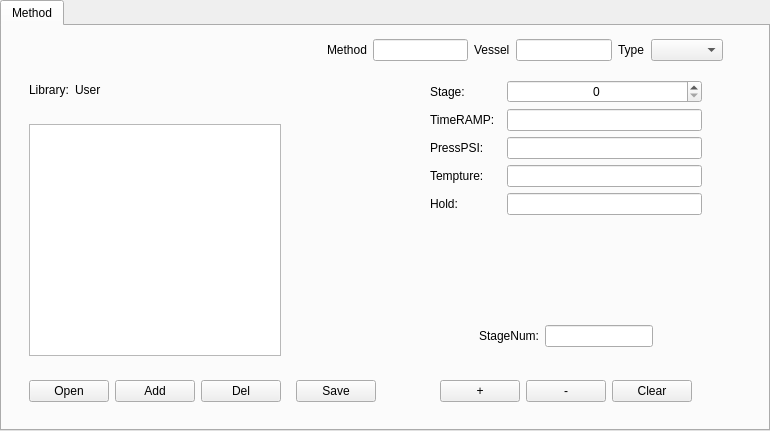
<?xml version="1.0" encoding="UTF-8"?>
<ui version="4.0">
 <class>QEditForm</class>
 <widget class="QWidget" name="QEditForm">
  <property name="geometry">
   <rect>
    <x>0</x>
    <y>0</y>
    <width>770</width>
    <height>431</height>
   </rect>
  </property>
  <property name="sizePolicy">
   <sizepolicy hsizetype="Preferred" vsizetype="Preferred">
    <horstretch>0</horstretch>
    <verstretch>0</verstretch>
   </sizepolicy>
  </property>
  <property name="maximumSize">
   <size>
    <width>16777215</width>
    <height>16777215</height>
   </size>
  </property>
  <property name="baseSize">
   <size>
    <width>0</width>
    <height>0</height>
   </size>
  </property>
  <property name="windowTitle">
   <string>Form</string>
  </property>
  <layout class="QVBoxLayout" name="verticalLayout_2">
   <property name="leftMargin">
    <number>0</number>
   </property>
   <property name="topMargin">
    <number>0</number>
   </property>
   <property name="rightMargin">
    <number>0</number>
   </property>
   <property name="bottomMargin">
    <number>0</number>
   </property>
   <item>
    <widget class="QTabWidget" name="tabWidget_edit">
     <property name="focusPolicy">
      <enum>Qt::TabFocus</enum>
     </property>
     <property name="currentIndex">
      <number>0</number>
     </property>
     <widget class="QWidget" name="tab_2">
      <attribute name="title">
       <string>Method</string>
      </attribute>
      <layout class="QGridLayout" name="gridLayout">
       <item row="0" column="0">
        <widget class="QWidget" name="widgetEdit" native="true">
         <layout class="QGridLayout" name="gridLayout_3">
          <property name="topMargin">
           <number>0</number>
          </property>
          <item row="0" column="1" colspan="2">
           <widget class="QWidget" name="widget_9" native="true">
            <layout class="QHBoxLayout" name="horizontalLayout_10">
             <property name="leftMargin">
              <number>4</number>
             </property>
             <property name="topMargin">
              <number>0</number>
             </property>
             <property name="rightMargin">
              <number>0</number>
             </property>
             <property name="bottomMargin">
              <number>0</number>
             </property>
             <item>
              <spacer name="horizontalSpacer_5">
               <property name="orientation">
                <enum>Qt::Horizontal</enum>
               </property>
               <property name="sizeType">
                <enum>QSizePolicy::Preferred</enum>
               </property>
               <property name="sizeHint" stdset="0">
                <size>
                 <width>40</width>
                 <height>20</height>
                </size>
               </property>
              </spacer>
             </item>
             <item>
              <widget class="QLabel" name="label_4">
               <property name="minimumSize">
                <size>
                 <width>0</width>
                 <height>0</height>
                </size>
               </property>
               <property name="text">
                <string>Method</string>
               </property>
              </widget>
             </item>
             <item>
              <widget class="QLineEdit" name="lineEdit_methodname"/>
             </item>
             <item>
              <widget class="QLabel" name="label_12">
               <property name="text">
                <string>Vessel</string>
               </property>
              </widget>
             </item>
             <item>
              <widget class="QLineEdit" name="le_vessel"/>
             </item>
             <item>
              <widget class="QLabel" name="lbTypeBuddy">
               <property name="text">
                <string>Type</string>
               </property>
              </widget>
             </item>
             <item>
              <widget class="QComboBox" name="comboBox_method_type"/>
             </item>
             <item>
              <spacer name="horizontalSpacer_7">
               <property name="orientation">
                <enum>Qt::Horizontal</enum>
               </property>
               <property name="sizeType">
                <enum>QSizePolicy::Expanding</enum>
               </property>
               <property name="sizeHint" stdset="0">
                <size>
                 <width>40</width>
                 <height>30</height>
                </size>
               </property>
              </spacer>
             </item>
            </layout>
           </widget>
          </item>
          <item row="1" column="0">
           <widget class="QWidget" name="widget_4" native="true">
            <layout class="QHBoxLayout" name="horizontalLayout_2">
             <item>
              <widget class="QLabel" name="label">
               <property name="text">
                <string>Library:</string>
               </property>
              </widget>
             </item>
             <item>
              <widget class="QLabel" name="label_method_libname">
               <property name="text">
                <string>User</string>
               </property>
              </widget>
             </item>
             <item>
              <spacer name="horizontalSpacer">
               <property name="orientation">
                <enum>Qt::Horizontal</enum>
               </property>
               <property name="sizeHint" stdset="0">
                <size>
                 <width>40</width>
                 <height>20</height>
                </size>
               </property>
              </spacer>
             </item>
            </layout>
           </widget>
          </item>
          <item row="1" column="2" rowspan="2">
           <widget class="QWidget" name="widget" native="true">
            <property name="minimumSize">
             <size>
              <width>0</width>
              <height>0</height>
             </size>
            </property>
            <property name="focusPolicy">
             <enum>Qt::StrongFocus</enum>
            </property>
            <layout class="QGridLayout" name="gridLayout_2">
             <item row="5" column="1">
              <spacer name="verticalSpacer">
               <property name="orientation">
                <enum>Qt::Vertical</enum>
               </property>
               <property name="sizeHint" stdset="0">
                <size>
                 <width>20</width>
                 <height>40</height>
                </size>
               </property>
              </spacer>
             </item>
             <item row="0" column="1">
              <widget class="QLabel" name="label_3">
               <property name="text">
                <string>Stage:</string>
               </property>
              </widget>
             </item>
             <item row="4" column="1">
              <widget class="QLabel" name="lb_holdBuddy">
               <property name="text">
                <string>Hold:</string>
               </property>
              </widget>
             </item>
             <item row="1" column="1">
              <widget class="QLabel" name="lb_timerampBuddy">
               <property name="text">
                <string>TimeRAMP:</string>
               </property>
              </widget>
             </item>
             <item row="2" column="1">
              <widget class="QLabel" name="lb_pressBuddy">
               <property name="text">
                <string>PressPSI:</string>
               </property>
              </widget>
             </item>
             <item row="3" column="1">
              <widget class="QLabel" name="lb_temptureBuddy">
               <property name="text">
                <string>Tempture:</string>
               </property>
              </widget>
             </item>
             <item row="0" column="3">
              <widget class="QSpinBox" name="spin_stage">
               <property name="alignment">
                <set>Qt::AlignCenter</set>
               </property>
              </widget>
             </item>
             <item row="1" column="3">
              <widget class="QLineEdit" name="le_timeramp">
               <property name="alignment">
                <set>Qt::AlignCenter</set>
               </property>
              </widget>
             </item>
             <item row="2" column="3">
              <widget class="QLineEdit" name="le_press">
               <property name="alignment">
                <set>Qt::AlignCenter</set>
               </property>
              </widget>
             </item>
             <item row="3" column="3">
              <widget class="QLineEdit" name="le_tempture">
               <property name="alignment">
                <set>Qt::AlignCenter</set>
               </property>
              </widget>
             </item>
             <item row="4" column="3">
              <widget class="QLineEdit" name="le_hold">
               <property name="alignment">
                <set>Qt::AlignCenter</set>
               </property>
              </widget>
             </item>
             <item row="7" column="1" colspan="3">
              <widget class="QWidget" name="widget_5" native="true">
               <layout class="QHBoxLayout" name="horizontalLayout_4">
                <item>
                 <spacer name="horizontalSpacer_4">
                  <property name="orientation">
                   <enum>Qt::Horizontal</enum>
                  </property>
                  <property name="sizeHint" stdset="0">
                   <size>
                    <width>40</width>
                    <height>20</height>
                   </size>
                  </property>
                 </spacer>
                </item>
                <item>
                 <widget class="QLabel" name="label_2">
                  <property name="text">
                   <string>StageNum:</string>
                  </property>
                 </widget>
                </item>
                <item>
                 <widget class="QLineEdit" name="le_stagenum">
                  <property name="alignment">
                   <set>Qt::AlignCenter</set>
                  </property>
                  <property name="readOnly">
                   <bool>true</bool>
                  </property>
                 </widget>
                </item>
                <item>
                 <spacer name="horizontalSpacer_9">
                  <property name="orientation">
                   <enum>Qt::Horizontal</enum>
                  </property>
                  <property name="sizeType">
                   <enum>QSizePolicy::Expanding</enum>
                  </property>
                  <property name="sizeHint" stdset="0">
                   <size>
                    <width>40</width>
                    <height>20</height>
                   </size>
                  </property>
                 </spacer>
                </item>
               </layout>
              </widget>
             </item>
             <item row="0" column="5">
              <spacer name="horizontalSpacer_6">
               <property name="orientation">
                <enum>Qt::Horizontal</enum>
               </property>
               <property name="sizeHint" stdset="0">
                <size>
                 <width>40</width>
                 <height>20</height>
                </size>
               </property>
              </spacer>
             </item>
             <item row="0" column="0">
              <spacer name="horizontalSpacer_10">
               <property name="orientation">
                <enum>Qt::Horizontal</enum>
               </property>
               <property name="sizeType">
                <enum>QSizePolicy::Expanding</enum>
               </property>
               <property name="sizeHint" stdset="0">
                <size>
                 <width>40</width>
                 <height>20</height>
                </size>
               </property>
              </spacer>
             </item>
            </layout>
           </widget>
          </item>
          <item row="2" column="0">
           <widget class="QWidget" name="widget_3" native="true">
            <layout class="QHBoxLayout" name="horizontalLayout">
             <item>
              <widget class="QMethodWidget" name="tableView_method"/>
             </item>
            </layout>
           </widget>
          </item>
          <item row="3" column="0">
           <widget class="QWidget" name="widget_2" native="true">
            <layout class="QHBoxLayout" name="horizontalLayout_3">
             <item>
              <widget class="QCPushButton" name="btn_open">
               <property name="text">
                <string>Open</string>
               </property>
              </widget>
             </item>
             <item>
              <widget class="QCPushButton" name="pushButton_method_add">
               <property name="sizePolicy">
                <sizepolicy hsizetype="Minimum" vsizetype="Fixed">
                 <horstretch>0</horstretch>
                 <verstretch>0</verstretch>
                </sizepolicy>
               </property>
               <property name="minimumSize">
                <size>
                 <width>0</width>
                 <height>0</height>
                </size>
               </property>
               <property name="text">
                <string>Add</string>
               </property>
              </widget>
             </item>
             <item>
              <widget class="QCPushButton" name="pushButton_method_del">
               <property name="minimumSize">
                <size>
                 <width>0</width>
                 <height>0</height>
                </size>
               </property>
               <property name="text">
                <string>Del</string>
               </property>
              </widget>
             </item>
            </layout>
           </widget>
          </item>
          <item row="3" column="1">
           <widget class="QCPushButton" name="pushButton_method_save">
            <property name="minimumSize">
             <size>
              <width>0</width>
              <height>0</height>
             </size>
            </property>
            <property name="text">
             <string>Save</string>
            </property>
           </widget>
          </item>
          <item row="3" column="2">
           <widget class="QWidget" name="widget_18" native="true">
            <layout class="QHBoxLayout" name="horizontalLayout_14">
             <item>
              <spacer name="horizontalSpacer_2">
               <property name="orientation">
                <enum>Qt::Horizontal</enum>
               </property>
               <property name="sizeHint" stdset="0">
                <size>
                 <width>40</width>
                 <height>20</height>
                </size>
               </property>
              </spacer>
             </item>
             <item>
              <widget class="QCPushButton" name="btn_stage_add">
               <property name="sizePolicy">
                <sizepolicy hsizetype="Minimum" vsizetype="Fixed">
                 <horstretch>0</horstretch>
                 <verstretch>0</verstretch>
                </sizepolicy>
               </property>
               <property name="text">
                <string>+</string>
               </property>
              </widget>
             </item>
             <item>
              <widget class="QCPushButton" name="btn_stage_del">
               <property name="minimumSize">
                <size>
                 <width>0</width>
                 <height>0</height>
                </size>
               </property>
               <property name="text">
                <string>-</string>
               </property>
              </widget>
             </item>
             <item>
              <widget class="QCPushButton" name="btn_stage_clear">
               <property name="text">
                <string>Clear</string>
               </property>
              </widget>
             </item>
             <item>
              <spacer name="horizontalSpacer_3">
               <property name="orientation">
                <enum>Qt::Horizontal</enum>
               </property>
               <property name="sizeHint" stdset="0">
                <size>
                 <width>40</width>
                 <height>20</height>
                </size>
               </property>
              </spacer>
             </item>
            </layout>
           </widget>
          </item>
         </layout>
        </widget>
       </item>
      </layout>
     </widget>
    </widget>
   </item>
  </layout>
 </widget>
 <customwidgets>
  <customwidget>
   <class>QCPushButton</class>
   <extends>QPushButton</extends>
   <header>qcpushbutton.h</header>
  </customwidget>
  <customwidget>
   <class>QMethodWidget</class>
   <extends>QTableView</extends>
   <header>qmethodwidget.h</header>
  </customwidget>
 </customwidgets>
 <resources/>
 <connections/>
</ui>
